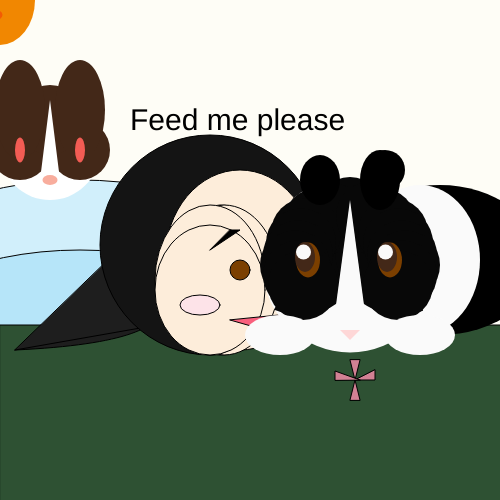
Frame 1 (no input)
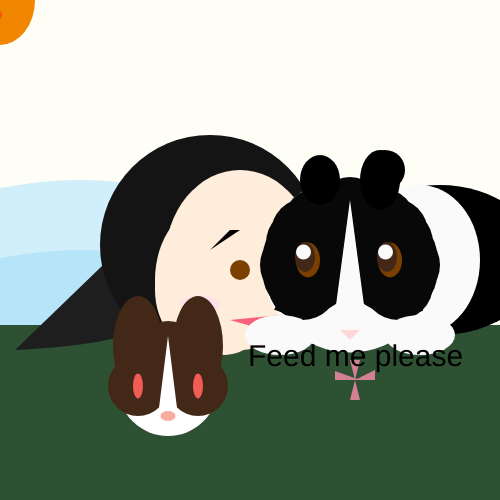
Frame 60 (no input)
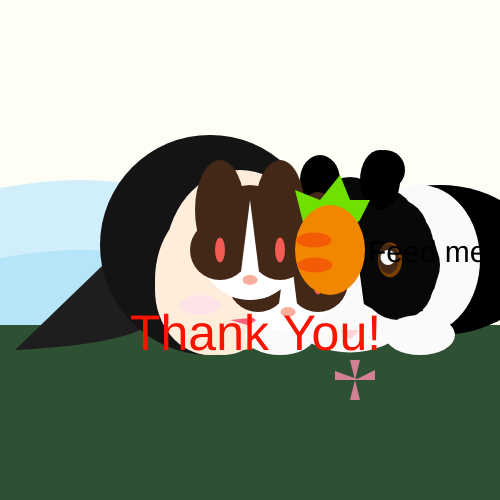
Frame 120 (the mouse pressed at the canvas centre since frame 60)

The p5.js sketch that drew these frames (run headless with seeded random() and noise() and a simulated clock; from frame 60 on, the mouse is pressed at the canvas centre):

// p5.js sketch
// ── sketch.js
let   x = 50;
let   y_rab = 700;
let   y = 100;
let   d = 150;
let   pace = 15;
let   pace_1 = 2;
let   pace_3 = 4;
let   carrotDistance = 70;
let   thank_c_d = 80;


function setup() {
  createCanvas(500, 500);
}

function draw() {
  background(254, 253, 246);
  //body
  fill(209, 239, 251);
  ellipse(80, 280, 400, 200);
  //arm
  fill(182, 229, 249);
  ellipse(80, 350, 400, 200);
  //floor
  fill(46, 81, 51);
  rect(0, 325, 1500, 200);
  //flowers'
  fill(210, 129, 148);
  triangle(350, 360, 355, 380, 360, 360);
  triangle(355, 380, 375, 380, 375, 370);
  triangle(350, 400, 355, 380, 360, 400);
  triangle(335, 380, 335, 371, 360, 380);
  //hair
  fill(30);
  bezier(190, 220, 10, 220, 335, 335, 15, 350);
  line(10,10, 20, 20);
  triangle(160, 210, 300, 300 , 15 , 350);
  fill(20);
  circle(210, 245, 220);

  //face
  fill(253, 237, 218);
  ellipse(240, 260, 150, 180);
  ellipse(220, 280, 110, 150);
  ellipse(224, 280, 110, 150);
  ellipse(210, 280, 110, 150);
  ellipse(210, 290, 110, 130);
  
  //eyes
  fill(123, 63, 0);
  circle(240, 270, 20);
  
  //mouth
  fill(249, 96, 125);
  triangle (230, 320, 300, 340, 430, 300);
  
  //eyebrow
  fill(0);
  triangle(230, 230, 240, 230, 210, 250);
  
  //blush
  fill(253, 227, 232);
  ellipse(200, 305, 40, 20);
  
  noStroke();
  //body
  fill(0)
  ellipse(440, 260, 200, 150);
  fill(250);
  ellipse(420, 260, 120, 150);
  
  //rabbit face
  fill(250);
  circle(350, 265, 175);
  fill(8);
  arc(300, 250, 130, 130, 1.75 * PI, .63 * PI);
  arc(400, 250, 130, 130, 1/2.6 * PI, PI + QUARTER_PI);
  circle(350,212,70);
  circle(318,223,70);
  circle(328,216,70);
  circle(306,233,70);
  circle(301,243,70);
  circle(298,255,70);
  circle(295,265,70);
  circle(298,275,70);
  circle(303,285,70);
  circle(381,223,70);
  circle(371,216,70);
  circle(393,233,70);
  circle(398,243,70);
  circle(402,255,70);
  circle(405,265,70);
  circle(402,275,70);
  circle(398,285,70);
  fill(250);
  triangle(330, 350, 350, 200, 370, 350);
  
  //eyes
  fill(123, 63, 0);
  // ellipse (308, 260, 14,25);
  // ellipse(390, 260, 14,25);
  ellipse (308, 260, 24,35);
  ellipse (390, 260, 24,35);
  
  
// ________________________________________________________
  // have edition here !!
  // move_eyes
  fill(67, 40, 24);
  ellipse (305 + mouseX / 150, 257 + mouseY / 130, 20, 30);
  ellipse (387 + mouseX / 150, 257 + mouseY / 130, 20, 30);
  fill(250);
  // circle (310, 256, 3);
  // circle (308, 259, 3);
  // circle (390, 256, 3);
  // circle (392, 259, 3);
  circle (303.5 + mouseX / 98, 252 + mouseY / 45, 15);
  circle (385.5 + mouseX / 98, 252 + mouseY / 45, 15);
// _________________________________________________________
  
  

  //nose
  fill(254, 215, 215);
  triangle(340, 330, 350, 340, 360, 330);
  
  //paw
  fill(250);
  ellipse(280, 335, 70, 40);
  ellipse(420, 335, 70, 40);
  
  //ears
  fill(0);
  strokeWeight(90);
  ellipse(320, 180, 40, 50);
  ellipse(380, 180, 40, 60);
  ellipse(385, 170, 40, 40);
  
  
// ________________________________________________________
// interactions and movements
  // float_rabbit
  // face
  fill(255);
  circle(x, d, 100);
  // brown part
  fill(67, 40, 24);
  circle(x - 30, d, 60);
  circle(x + 30, d, 60);
  circle(x, d - 30, 70);
  ellipse(x - 30, d - 40, 50, 100);
  ellipse(x + 30, d - 40, 50, 100);
  // triangle
  fill(255);
  triangle(x, d - 50, x - 10, d + 30, x + 10, d + 30);
  // eyes
  fill(242, 92, 84);
  ellipse(x - 30, d, 10,  25);
  ellipse(x + 30, d, 10,  25);
  // nose
  fill (248, 173, 157);
  ellipse(x, d + 30, 15, 10);
  // text
  textSize(30);
  fill(0);
  text("Feed me please", x + 80, d - 20);
  x = x + pace_1;
  d = d + pace_3;
  if (x > width - 50 ||x < 5){
    pace_1 = - pace_1
  }
  if(d > height - 50 || d < 50){
    pace_3 =- pace_3
  }

  
  // move_with_mouse_carrot
// now I want carrot only show when neither rabbits get it, so I delet this part
//   fill(112, 224, 0);
//   beginShape();
//   vertex(mouseX - 25, mouseY - 20);
//   vertex(mouseX - 35, mouseY - 60);
//   vertex(mouseX - 10, mouseY - 50);
//   vertex(mouseX + 10, mouseY - 75);
//   vertex(mouseX + 20, mouseY - 50);
//   vertex(mouseX + 40, mouseY - 50);
//   vertex(mouseX + 30, mouseY - 30);
//   vertex(mouseX, mouseY);
//   endShape();
//   fill(241, 135, 1);
//   ellipse(mouseX, mouseY, 70,90);
//   fill(243, 91, 4);
//   ellipse(mouseX - 16, mouseY -10, 35,15);
//   ellipse(mouseX - 15, mouseY +15, 35,15);
// //   restart rabbit
//   if(x > width + 100){
//     x = -100;
//   }

  
//   The carrot-snatching rabbit
  if(mouseIsPressed == true){
//     If the click is in the judgment threshold
    if(x < mouseX + 50 & x > mouseX - 50 & d < mouseY + 50 & d > mouseY - 50){
//       brown_rabbit appear
//       face
      fill(255);
      circle(width / 2, height / 2, 100);
      fill(67, 40, 24);
      circle(width / 2 - 30, height / 2, 60);
      circle(width / 2 + 30, height / 2, 60);
      circle(width / 2, height / 2 - 30, 70);
      ellipse(width / 2 - 30, height / 2 - 40, 50, 100);
      ellipse(width / 2 + 30, height / 2 - 40, 50, 100);
      fill(255);
      triangle(width / 2, height / 2 - 50, width / 2 - 10, height / 2 + 30, width / 2 + 10, height / 2 + 30);
      // eyes
      fill(242, 92, 84);
      ellipse(width / 2 - 30, height / 2, 10,  25);
      ellipse(width / 2 + 30, height / 2, 10,  25);
      // nose
      fill (248, 173, 157);
      ellipse(width / 2, height / 2 + 30, 15, 10);
      // text
      textSize(50);
      fill(249, 20, 0);
      text("Thank You!", width / 2 - 120, height / 2 + 100);
      // carrot_with_brown_rabbit
      fill(112, 224, 0);
      beginShape();
      vertex(width / 2 - 25 + thank_c_d,  height / 2 - 20);
      vertex(width / 2 - 35 + thank_c_d,  height / 2 - 60);
      vertex(width / 2 - 10 + thank_c_d,  height / 2 - 50);
      vertex(width / 2 + 10 + thank_c_d,  height / 2 - 75);
      vertex(width / 2 + 20 + thank_c_d,  height / 2 - 50);
      vertex(width / 2 + 40 + thank_c_d,  height / 2 - 50);
      vertex(width / 2 + 30 + thank_c_d,  height / 2 - 30);
      vertex(width / 2 + thank_c_d,  height / 2);
      endShape();
      fill(241, 135, 1);
      ellipse(width / 2 + thank_c_d,  height / 2, 70,90);
      fill(243, 91, 4);
      ellipse(width / 2 - 16 + thank_c_d,  height / 2 -10, 35,15);
      ellipse(width / 2 - 15 + thank_c_d,  height / 2 +15, 35,15);
    }else{
      
//     If the click is not in the judgment threshold
//     The carrot will be snatched by black and whithe rabbit
      
      // black and white rabbit
      // face
      fill(255);
      ellipse(mouseX, y_rab + 70, 110, 90);
      fill(255);
      circle(mouseX, y_rab, 100);
      fill(0);
      circle(mouseX + 30, y_rab ,60);
      circle(mouseX - 30, y_rab ,60);
      circle(mouseX, y_rab - 30, 70);
      ellipse(mouseX - 30, y_rab - 40, 50, 100);
      ellipse(mouseX + 30, y_rab - 40, 50, 100);
    // eyes
      fill(255);
      ellipse(mouseX - 30, y_rab, 10,  25);
      ellipse(mouseX + 30, y_rab, 10,  25);
      triangle(mouseX, y_rab - 50, mouseX - 10, y_rab + 30, mouseX + 10, y_rab + 30);
    // nose
      fill (0);
      ellipse(mouseX, y_rab + 30, 15, 10);
    // hat
      fill(201 ,20, 0);
      ellipse(mouseX, y_rab - 70, 60, 40);
      ellipse(mouseX, y_rab - 85, 40, 40);
      fill(255);
      circle(mouseX, y_rab - 105, 20);
      // move and go_back
      y_rab = y_rab + pace;
      if(y_rab > width + 200 || y_rab < mouseY + 50){
      pace = - pace;
    }
      
      // carrot_move_with_BAW_rabbit
      // when BAW rabbit reaches the mouse_carrot   
      if(pace > 0 & y_rab > mouseY + 50){
        fill(112, 224, 0);
        beginShape();
        vertex(mouseX - 25 + carrotDistance, y_rab - 20);
        vertex(mouseX - 35 + carrotDistance, y_rab - 60);
        vertex(mouseX - 10 + carrotDistance, y_rab - 50);
        vertex(mouseX + 10 + carrotDistance, y_rab - 75);
        vertex(mouseX + 20 + carrotDistance, y_rab - 50);
        vertex(mouseX + 40 + carrotDistance, y_rab - 50);
        vertex(mouseX + 30 + carrotDistance, y_rab - 30);
        vertex(mouseX + carrotDistance, y_rab);
        endShape();
        fill(241, 135, 1);
        ellipse(mouseX + carrotDistance, y_rab, 70,90);
        fill(243, 91, 4);
        ellipse(mouseX - 16 + carrotDistance, y_rab -10, 35,15);
        ellipse(mouseX - 15 + carrotDistance, y_rab +15, 35,15);
        // text
        textSize(45);
        fill(249, 20, 0);
        text("It's mine now!", mouseX - carrotDistance - 50, y_rab + 60);
    }else{
      //     when BAW doesn't get the carrot, carrot move with mouse
        fill(112, 224, 0);
        beginShape();
        vertex(mouseX - 25, mouseY - 20);
        vertex(mouseX - 35, mouseY - 60);
        vertex(mouseX - 10, mouseY - 50);
        vertex(mouseX + 10, mouseY - 75);
        vertex(mouseX + 20, mouseY - 50);
        vertex(mouseX + 40, mouseY - 50);
        vertex(mouseX + 30, mouseY - 30);
        vertex(mouseX, mouseY);
        endShape();
        fill(241, 135, 1);
        ellipse(mouseX, mouseY, 70,90);
        fill(243, 91, 4);
        ellipse(mouseX - 16, mouseY -10, 35,15);
        ellipse(mouseX - 15, mouseY +15, 35,15);
//   restart rabbit
  if(x > width + 100){
    x = -100;
  }
    }
    }
  }else{
//     replace the BAW rabbit, let it starts from the bottom each time
    y_rab = 700;
    pace = 15;
//     when didn't press the mouse, show carrot move with mouse
    fill(112, 224, 0);
    beginShape();
    vertex(mouseX - 25, mouseY - 20);
    vertex(mouseX - 35, mouseY - 60);
    vertex(mouseX - 10, mouseY - 50);
    vertex(mouseX + 10, mouseY - 75);
    vertex(mouseX + 20, mouseY - 50);
    vertex(mouseX + 40, mouseY - 50);
    vertex(mouseX + 30, mouseY - 30);
    vertex(mouseX, mouseY);
    endShape();
    fill(241, 135, 1);
    ellipse(mouseX, mouseY, 70,90);
    fill(243, 91, 4);
    ellipse(mouseX - 16, mouseY -10, 35,15);
    ellipse(mouseX - 15, mouseY +15, 35,15);
//   restart rabbit
  if(x > width + 100){
    x = -100;
  }
  }
}
